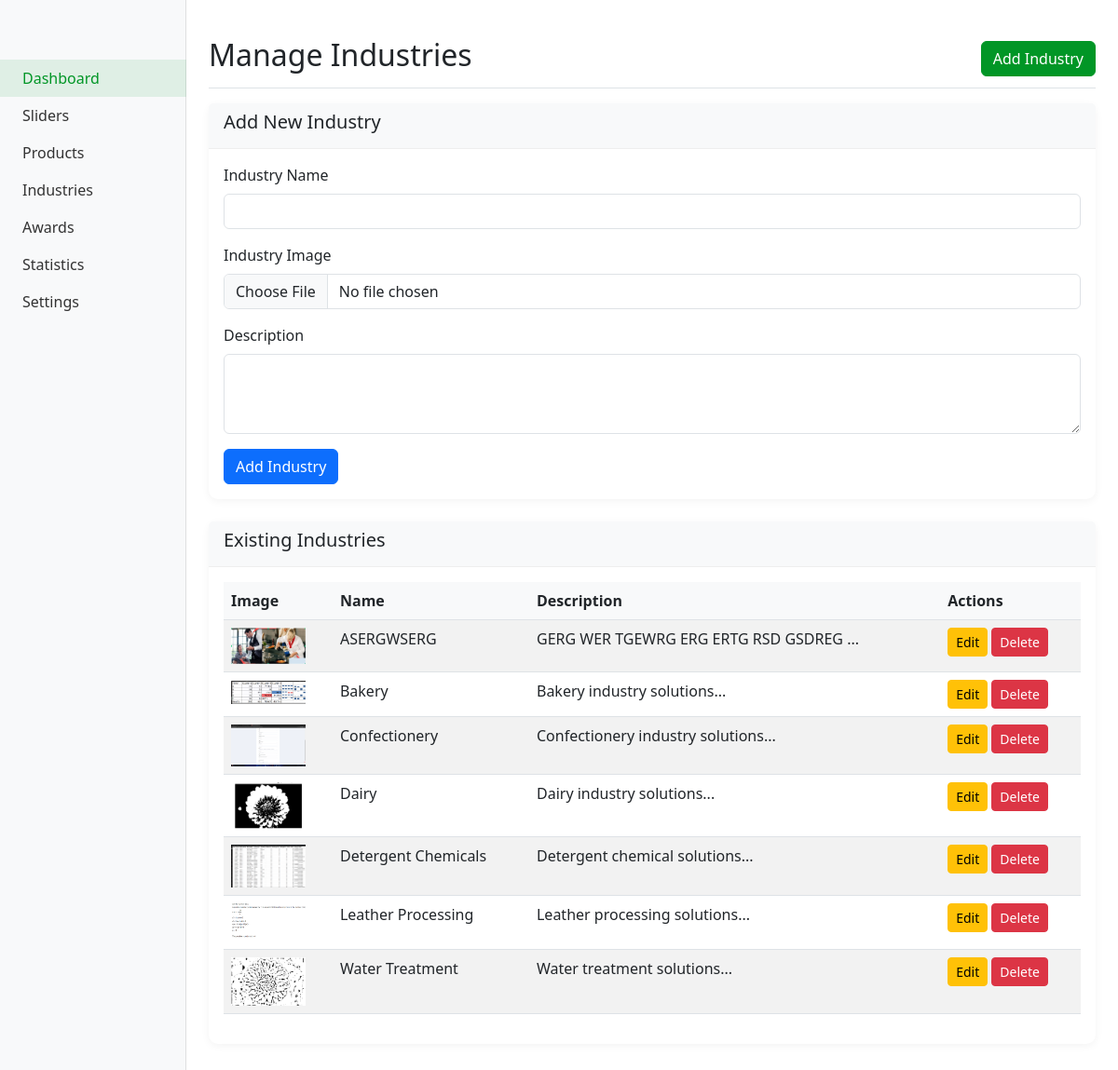
The page /admin/industries.php on the database its author committed.
### tables this page shows
CREATE TABLE `industries` (
  `id` int NOT NULL,
  `name` varchar(100) NOT NULL,
  `description` text,
  `image_path` varchar(255) DEFAULT NULL,
  `is_active` tinyint(1) DEFAULT '1',
  `created_at` timestamp NULL DEFAULT CURRENT_TIMESTAMP,
  `updated_at` timestamp NULL DEFAULT CURRENT_TIMESTAMP ON UPDATE CURRENT_TIMESTAMP
);

### includes/db.php (called while the page is built, shortened)
<?php
class Database {
    private $conn;
    public function __construct() {
        $this->conn = new mysqli(DB_HOST, DB_USER, DB_PASS, DB_NAME);
    }
    public function query($sql, $params = []) {
        $stmt = $this->conn->prepare($sql);
        $stmt->execute();
        return $stmt;
    }
    public function fetchAll($sql, $params = []) {
        $stmt = $this->query($sql, $params);
        $result = $stmt->get_result();
        return $result->fetch_all(MYSQLI_ASSOC);
    }
}
$db = new Database();
?>

### admin/industries.php (the view, shortened to what this page needs)
<?php
require_once '../includes/db.php';
$industries = $db->fetchAll("SELECT * FROM industries ORDER BY name");
$editIndustry = null;
?>
<!DOCTYPE html>
<html lang="en">
<head>
    <link href="https://cdn.jsdelivr.net/npm/bootstrap@5.3.0/dist/css/bootstrap.min.css" rel="stylesheet">
    <link rel="stylesheet" href="../assets/css/admin.css">
</head>
<body>
    <div class="container-fluid">
        <div class="row">
            <?php include '../includes/sidebar.php'; ?>
            <main class="col-md-9 ms-sm-auto col-lg-10 px-md-4 py-4">
                <div class="d-flex justify-content-between flex-wrap flex-md-nowrap align-items-center pt-3 pb-2 mb-3 border-bottom">
                    <h1 class="h2">Manage Industries</h1>
                    <div class="btn-toolbar mb-2 mb-md-0">
                        <a href="industries.php" class="btn btn-success">
                            <i class="bi bi-plus-lg"></i> Add Industry
                        </a>
                    </div>
                </div>
                <div class="card mb-4">
                    <div class="card-header">
                        <h5><?php echo isset($editIndustry) ? 'Edit Industry' : 'Add New Industry'; ?></h5>
                    </div>
                    <div class="card-body">
                        <form method="POST" enctype="multipart/form-data">
                            <div class="mb-3">
                                <label for="name" class="form-label">Industry Name</label>
                                <input type="text" class="form-control" id="name" name="name"
                                    value="<?php echo isset($editIndustry) ? htmlspecialchars($editIndustry['name']) : ''; ?>" required>
                            </div>
                            <div class="mb-3">
                                <label for="image" class="form-label">Industry Image</label>
                                <input type="file" class="form-control" id="image" name="image">
                            </div>
                            <div class="mb-3">
                                <label for="description" class="form-label">Description</label>
                                <textarea class="form-control" id="description" name="description" rows="3"><?php echo isset($editIndustry) ? htmlspecialchars($editIndustry['description']) : ''; ?></textarea>
                            </div>
                            <?php if (isset($editIndustry)): ?>
                                <button type="submit" name="update_industry" class="btn btn-primary">Update Industry</button>
                                <a href="industries.php" class="btn btn-secondary">Cancel</a>
                            <?php else: ?>
                                <button type="submit" name="add_industry" class="btn btn-primary">Add Industry</button>
                            <?php endif; ?>
                        </form>
                    </div>
                </div>
                <div class="card">
                    <div class="card-header">
                        <h5>Existing Industries</h5>
                    </div>
                    <div class="card-body">
                        <div class="table-responsive">
                            <table class="table table-striped">
                                <thead>
                                    <tr>
                                        <th>Image</th>
                                        <th>Name</th>
                                        <th>Description</th>
                                        <th>Actions</th>
                                    </tr>
                                </thead>
                                <tbody>
                                    <?php foreach ($industries as $industry): ?>
                                    <tr>
                                        <td>
                                            <?php if ($industry['image_path']): ?>
                                                <img src="../<?php echo htmlspecialchars($industry['image_path']); ?>" style="max-width: 80px;">
                                            <?php endif; ?>
                                        </td>
                                        <td><?php echo htmlspecialchars($industry['name']); ?></td>
                                        <td><?php echo htmlspecialchars(substr($industry['description'], 0, 50)); ?>...</td>
                                        <td>
                                            <a href="industries.php?edit_id=<?php echo $industry['id']; ?>" class="btn btn-sm btn-warning">Edit</a>
                                            <a href="industries.php?delete=1&id=<?php echo $industry['id']; ?>" class="btn btn-sm btn-danger" onclick="return confirm('Are you sure you want to delete this industry?')">Delete</a>
                                        </td>
                                    </tr>
                                    <?php endforeach; ?>
                                </tbody>
                            </table>
                        </div>
                    </div>
                </div>
            </main>
        </div>
    </div>
</body>
</html>

### assets/css/admin.css (style rules this page uses)
.form-label { font-weight: 500; }
.card { margin-bottom: 20px; border: none; border-radius: 10px; box-shadow: 0 2px 10px rgba(0, 0, 0, 0.05); }
.card-header { background-color: #f8f9fa; border-bottom: 1px solid #eee; font-weight: 500; }
.table { width: 100%; margin-bottom: 1rem; color: #212529; }
.table th { font-weight: 600; background-color: #f8f9fa; }
.btn-success { background-color: #019626; border-color: #019626; }

### rows shown on the page
industries: image_path (picture), name "ASERGWSERG", description "GERG WER TGEWRG ERG ERTG RSD GSDREG"
industries: image_path (picture), name "Bakery", description "Bakery industry solutions"
industries: image_path (picture), name "Confectionery", description "Confectionery industry solutions"
industries: image_path (picture), name "Dairy", description "Dairy industry solutions"
industries: image_path (picture), name "Detergent Chemicals", description "Detergent chemical solutions"
industries: image_path (picture), name "Leather Processing", description "Leather processing solutions"
industries: image_path (picture), name "Water Treatment", description "Water treatment solutions"
